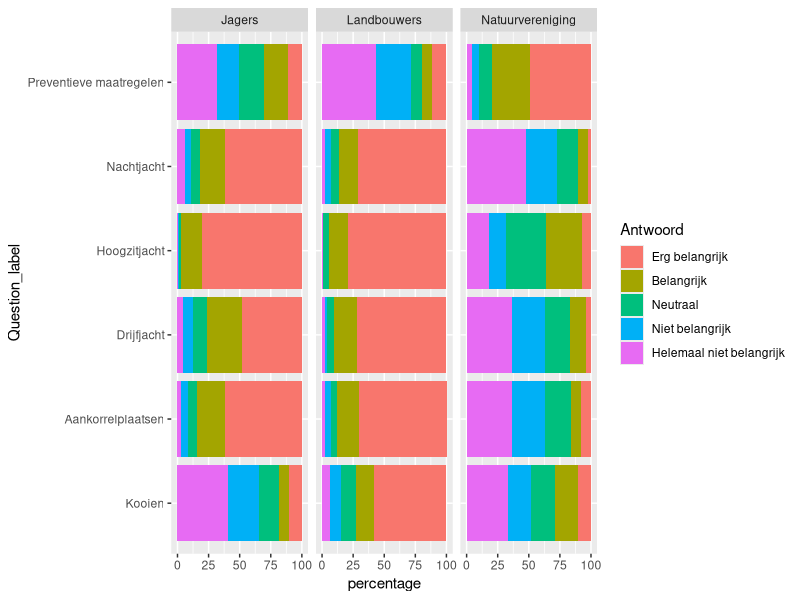
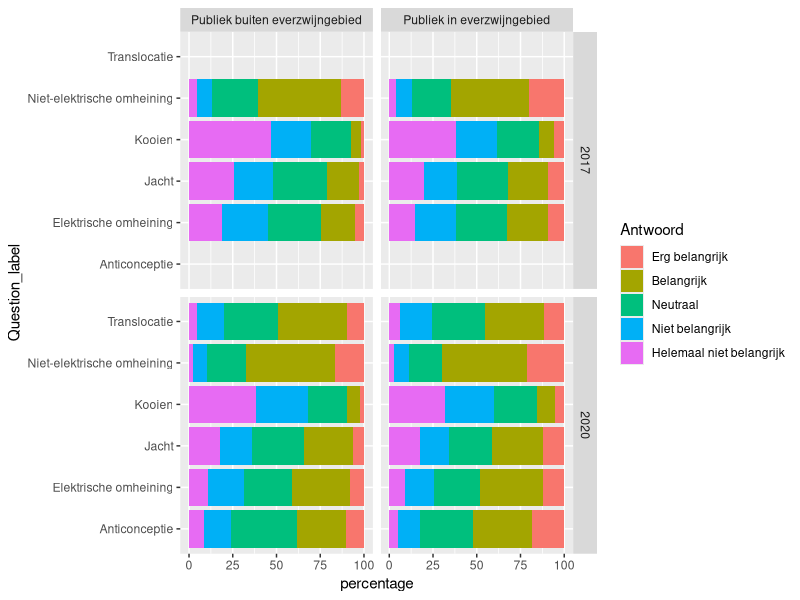

Reproduce these figures in R, in order.
## ---- chunk 1
library(tidyverse)
library(ggplot2)
## ---- chunk 2
Draagkracht_data <- read.csv("./dashboard/input/maatschappelijke_draagkracht/F14_4_data.csv",
                         sep = ",",
                         header = TRUE)
## ---- chunk 3
stakeholders <- c('Jagers', 'Landbouwers', 'Natuurvereniging')

Draagkracht_stakeholders <- Draagkracht_data %>%
  filter(Groep %in% stakeholders)

Draagkracht_stakeholders$Antwoord <- factor(Draagkracht_stakeholders$Antwoord , 
                                    levels = c('Erg belangrijk', 'Belangrijk', 'Neutraal',
                                               'Niet belangrijk', 'Helemaal niet belangrijk'))

plot_draagkracht_stakeholders <- ggplot(data = Draagkracht_stakeholders,
                           aes(x = percentage,
                               y = Question_label,
                               fill = Antwoord)) +
  geom_bar(stat = "identity", 
           position = "stack") +
  facet_grid( ~ Groep)

plot_draagkracht_stakeholders
## ---- chunk 4
breed_publiek <- c('Publiek buiten everzwijngebied', 'Publiek in everzwijngebied')

Draagkracht_breed_publiek <- Draagkracht_data %>%
  filter(Groep %in% breed_publiek)

Draagkracht_breed_publiek$Antwoord <- factor(Draagkracht_breed_publiek$Antwoord , 
                                    levels = c('Erg belangrijk', 'Belangrijk', 'Neutraal',
                                               'Niet belangrijk', 'Helemaal niet belangrijk'))

plot_draagkracht_breed_publiek <- ggplot(data = Draagkracht_breed_publiek,
                           aes(x = percentage,
                               y = Question_label,
                               fill = Antwoord)) +
  geom_bar(stat = "identity", 
           position = "stack") +
  facet_grid(Year ~ Groep)

plot_draagkracht_breed_publiek
